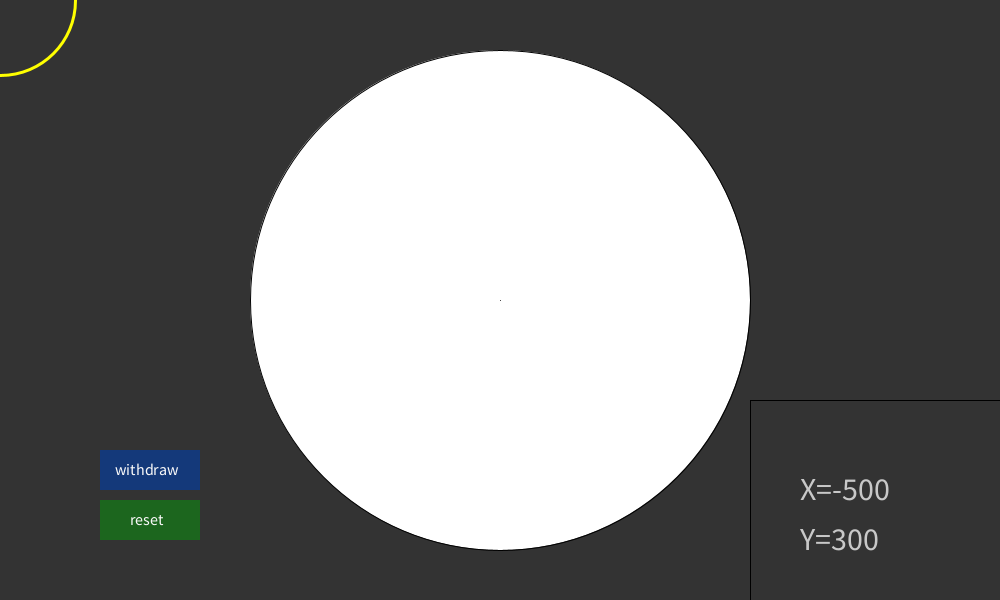
Frame 1 (no input)
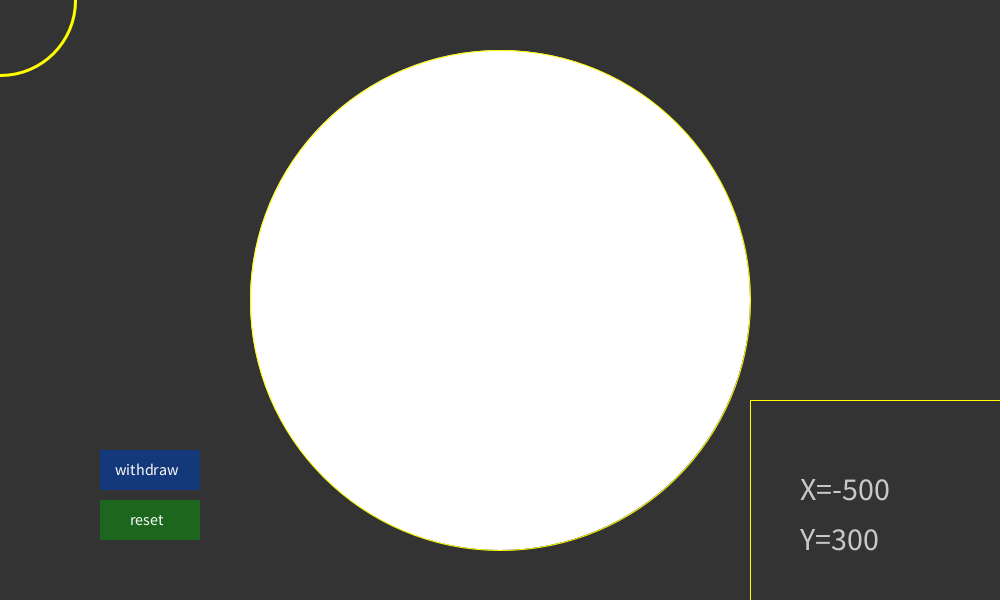
Frame 60 (the mouse pressed at the canvas centre just before this capture)
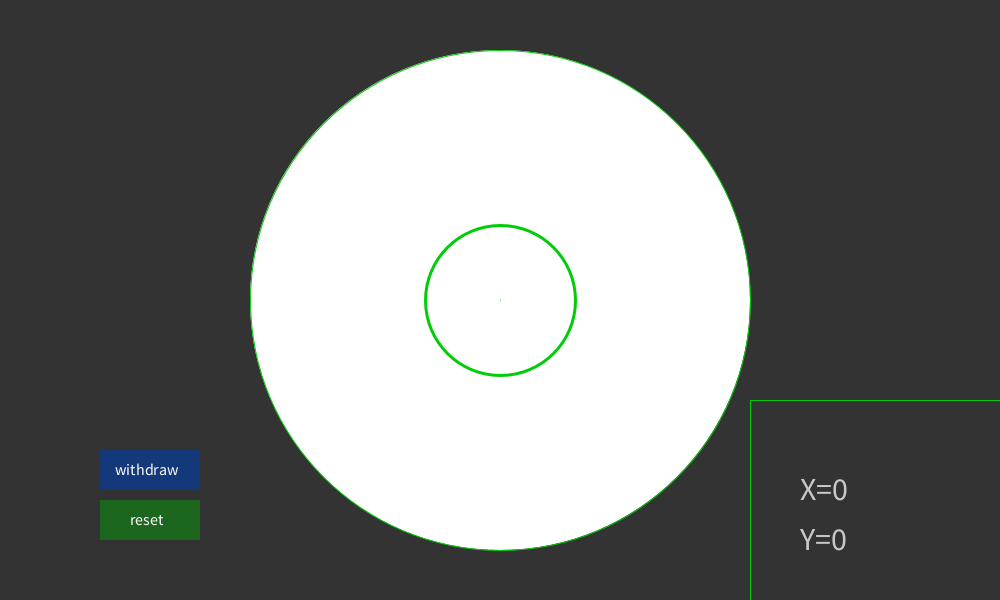
Frame 120 (the mouse held since frame 60 and released just before this capture)

The Processing sketch that drew these frames (run headless with seeded random() and noise(); from frame 60 on, the mouse is pressed at the canvas centre):

// Processing sketch: Go
// ── Go.pde
import java.util.*;
ArrayList<Pair> particles = new ArrayList<Pair>();
HashSet<Pair> set = new HashSet<Pair>();
int col = 200;
color bl = #FFFFFF;//white
color c2 = #63488B;
color c1 = #D364AB;
boolean black = true;
boolean reset = false;
boolean back = false;
int baseD = 150;
void setup() {
  size(1000, 600);
}

void draw() {
  update();
  background(51);
  strokeWeight(1);
  fill(255);
  ellipse(500, 300, 500, 500);
  fill(0);
  point(500, 300);
  fill(51);
  rect(750, 400, 500, 500);
  textSize(32);
  int x = mouseX - 500;
  int y = 300-mouseY;
  fill(col);
  text("X="+x, 800, 500); 
  text("Y="+y, 800, 550); 
  noStroke();
  fill(#1c661e);
  rect(100, 500, 100, 40);
  fill(250);
  textSize(16);
  text("reset", 130, 525); 
  fill(#14397a);
  rect(100, 450, 100, 40);
  fill(250);
  text("withdraw", 115, 475);
  printCir();
  hint();
}
void hint() {
  int a = available(mouseX, mouseY);
  color cc = 0;
  if (a==-1) {
    cc = #ffff00;
  } else if (a==1) {
    cc = #de0000;
  } else if (a==0) {
    cc = #00cc07;
  }
  stroke(cc);
  strokeWeight(3);
  fill(255, 0);
  ellipse(mouseX, mouseY, baseD, baseD);
}
void mouseClicked() {
  printCir();
  stroke(0);
  boolean fl = true;
  color point = get(mouseX, mouseY);
  if (point!=bl&&!particles.isEmpty()) {
    fl = false;
  } else {
    fl = dist(mouseX, mouseY, 500, 300)<=250;
  }
  if (fl) {
    noStroke();
    col = 100;

    fill(200, 3);
    ellipse(mouseX, mouseY, 2*baseD, 2*baseD);
    if (black) {
      fill(c1);
      particles.add(new Pair(mouseX, mouseY, c1));
    } else {
      fill(c2);
      particles.add(new Pair(mouseX, mouseY, c2));
    }

    black = !black;
    ellipse(mouseX, mouseY, baseD, baseD);
  } else {
    col = 200;
  }
}
void mousePressed() {
  if (reset) {
    particles.clear();
  }
  if (back && !particles.isEmpty()) {
    black = !black;
    particles.remove(particles.size()-1);
  }
}
int available(int x, int y) {
  color point = get(x, y);
  if (dist(x, y, 500, 300)>250) {
    return -1;
  }
  if (point!=bl&&!particles.isEmpty()) {
    return 1;
  } else {
    return 0;
  }
}
void printCir() {
  for (int i=0; i<particles.size(); i++) {
    Pair p = particles.get(i);
    noStroke();
    col = 100;
    fill(200, 3);
    ellipse(p.x, p.y, 2*baseD, 2*baseD);
    fill(p.c);
    ellipse(p.x, p.y, baseD, baseD);
    fill(250);
    textSize(16);
    text((i+1)+" ("+(p.x-500)+","+(300-p.y)+")", p.x-baseD/4, p.y);
  }
}
boolean overResetBtn(int x, int y, int width, int height) {
  if (mouseX >= x && mouseX <= x+width && 
    mouseY >= y && mouseY <= y+height) {
    return true;
  } else {
    return false;
  }
}
void update() {
  if ( overResetBtn(100, 500, 100, 40) ) {
    reset = true;
    back = false;
  } else if ( overResetBtn(100, 450, 100, 40) ) {
    back = true;
    reset = false;
  } else {
    reset = back = false;
  }
}

// ── Pair.pde
class Pair{
  public int x;
  public int y;
  public color c;
  public Pair(int x , int y,color c){
    this.x = x ;
    this.y = y;
    this.c = c;
  }
  
  @Override
  public int hashCode() {
    final int prime = 31;
    int result = 1;
    result = prime * result + x;
    result = prime * result + y;
    return result;
  }
  @Override
  public boolean equals(Object obj) {
    if (this == obj)
      return true;
    if (obj == null)
      return false;
    if (getClass() != obj.getClass())
      return false;
    Pair other = (Pair) obj;
    if (x != other.x)
      return false;
    if (y != other.y)
      return false;
    return true;
  }

}
